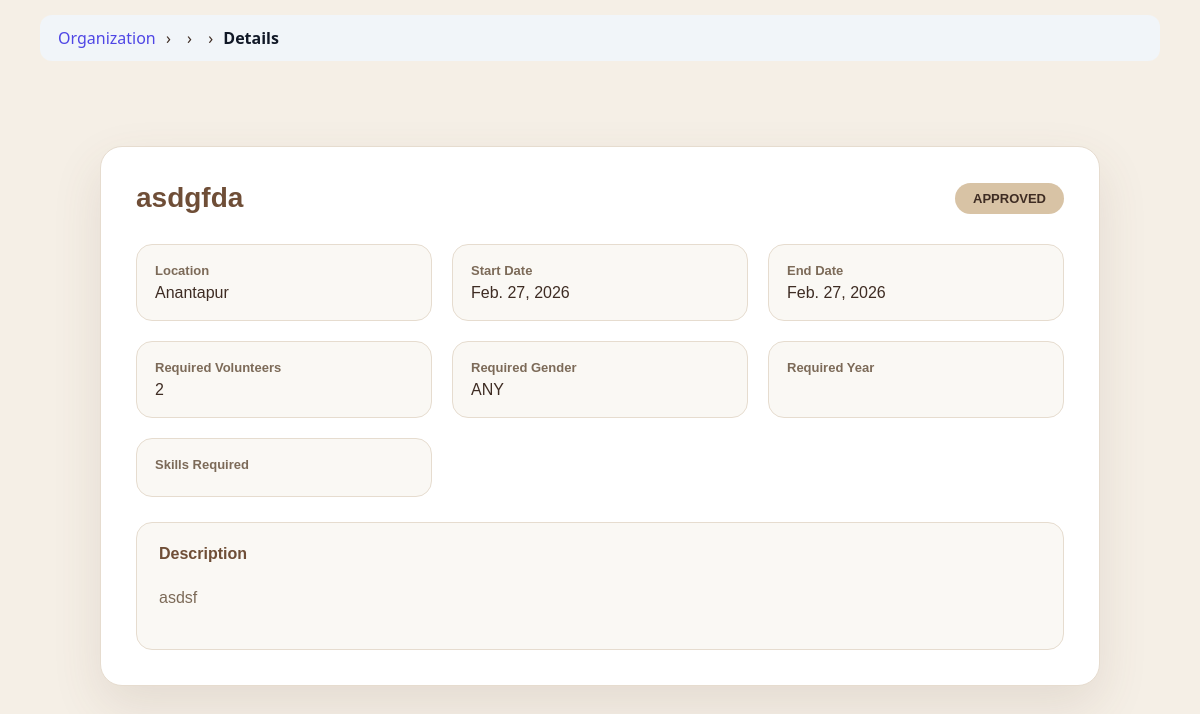
The app's page /organization/service/31/details/ (signed in) with its own data.
### app1/models.py (models this page shows, shortened)
class Service(models.Model):
    STATUS_CHOICES = (
        ('PENDING', 'Pending'),
        ('APPROVED', 'Approved'),
        ('REJECTED', 'Rejected'),
        ('COMPLETED', 'Completed'),
    )
    title = models.CharField(max_length=200)
    description = models.TextField()
    location = models.CharField(max_length=100)
    start_date = models.DateField()
    end_date = models.DateField()
    reminder_sent = models.BooleanField(default=False)
    max_volunteers = models.IntegerField()
    coordinators = models.JSONField(default=list, blank=True)
    GENDER_PREF = (
        ("ANY", "Any"),
        ("MALE", "Male"),
        ("FEMALE", "Female"),
    )
    required_gender = models.CharField(
        max_length=10,
        choices=GENDER_PREF,
        default="ANY"
    )
    required_year = models.CharField(
        max_length=20,
        blank=True,
        null=True
    )
    organization = models.ForeignKey(
        Organization,
        on_delete=models.CASCADE
    )
    organization_name = models.CharField(
        max_length=200,
        blank=True
    )
    status = models.CharField(
        max_length=20,
        choices=STATUS_CHOICES,
        default='PENDING'
    )
    authorization_letter = models.FileField(
        upload_to="service_letters/",
        null=True,
        blank=True
    )
    created_at = models.DateTimeField(auto_now_add=True)

### app1/views.py (the view)
# urls.py: path('organization/service/<int:service_id>/details/',views.organization_service_detail,name='organization_service_detail'),
@login_required
def organization_service_detail(request, service_id):
    if request.user.role != "ORGANIZATION":
        return redirect("login")
    service = get_object_or_404(Service, id=service_id)
    if service.organization.user != request.user:
        return redirect("organization_dashboard")
    return render(
        request,
        "organization/service_detail.html",
        {
            "service": service
        }
    )

### app1/templatetags/breadcrumbs.py (called while the page is built)
@register.simple_tag(takes_context=True)
def generate_breadcrumbs(context):
    request = context['request']
    path = request.path.strip('/')
    parts = path.split('/')
    breadcrumbs = []
    url = ""
    for part in parts:
        url += "/" + part
        name = part.replace('-', ' ').replace('_', ' ').title()
        if part == "organization":
            breadcrumbs.append(("Organization", reverse("organization_dashboard")))
        elif part == "volunteer":
            breadcrumbs.append(("Volunteer", reverse("volunteer_dashboard")))
        elif part == "admin_panel":
            breadcrumbs.append(("Admin Panel", reverse("admin_dashboard")))
        elif part == "service" or part.isdigit():
            breadcrumbs.append(("", reverse("organization_dashboard")))
        else:
            breadcrumbs.append((name, url + "/"))
    return breadcrumbs

### app1/templates/organization/service_detail.html (shortened to what this page needs)
{% extends "organization/base.html" %}
{% block content %}
<div class="detail-wrapper">
    <div class="detail-card">
        <div class="detail-header">
            <h2>{{ service.title }}</h2>
            <span class="status-badge {{ service.status|lower }}">
                {{ service.status }}
            </span>
        </div>
        <div class="detail-grid">
            <div class="info-card">
                <div class="info-label">Location</div>
                <div class="info-value">{{ service.location }}</div>
            </div>
            <div class="info-card">
                <div class="info-label">Start Date</div>
                <div class="info-value">{{ service.start_date }}</div>
            </div>
            <div class="info-card">
                <div class="info-label">End Date</div>
                <div class="info-value">{{ service.end_date }}</div>
            </div>
            <div class="info-card">
                <div class="info-label">Required Volunteers</div>
                <div class="info-value">{{ service.max_volunteers }}</div>
            </div>
            <div class="info-card">
                <div class="info-label">Required Gender</div>
                <div class="info-value">{{ service.required_gender }}</div>
            </div>
            <div class="info-card">
                <div class="info-label">Required Year</div>
            </div>
            <div class="info-card">
                <div class="info-label">Skills Required</div>
            </div>
        </div>
        <div class="description-box">
            <h4>Description</h4>
            <p>{{ service.description }}</p>
        </div>
    </div>
</div>
{% endblock %}

### app1/templates/organization/base.html (style rules this page uses)
body { margin:0; font-family: 'Poppins', system-ui, sans-serif; background:#f5efe6; color:#3e2c23; }

### app1/templates/organization/service_detail.html (style rules this page uses)
.detail-wrapper { max-width: 1000px; margin: 40px auto; }
.detail-card { background: #ffffff; padding: 35px; border-radius: 22px; border: 1px solid #e6dccf; box-shadow: 0 20px 50px rgba(111,78,55,0.12); font-family:'Poppins',sans-serif; color:#3e2c23; }
.detail-header { display: flex; justify-content: space-between; align-items: center; margin-bottom: 30px; }
.detail-header h2 { margin: 0; font-size: 28px; font-weight: 700; color:#6f4e37; }
.status-badge { padding: 8px 18px; border-radius: 25px; font-size: 13px; font-weight: 600; }
.status-badge.approved { background: #d8c3a5; color: #3e2c23; }
.detail-grid { display: grid; grid-template-columns: repeat(auto-fit, minmax(260px, 1fr)); gap: 20px; }
.info-card { background: #faf8f4; padding: 18px; border-radius: 16px; border: 1px solid #e6dccf; transition: 0.3s ease; }
.info-label { font-size: 13px; font-weight: 600; color: #7c6a58; margin-bottom: 6px; }
.info-value { font-size: 16px; font-weight: 500; color: #3e2c23; }
.description-box { margin-top: 25px; padding: 22px; border-radius: 16px; background: #faf8f4; border:1px solid #e6dccf; }
.description-box h4 { margin-top: 0; color:#6f4e37; }
.description-box p { color:#7c6a58; line-height:1.7; }

### records on screen
Service: title "asdgfda", status "APPROVED", location "Anantapur", start_date "Feb. 27, 2026", end_date "Feb. 27, 2026", max_volunteers "2", required_gender "ANY", description "asdsf"

### other values on screen
{{ name }} "Organization"
{{ name }} "Details"
